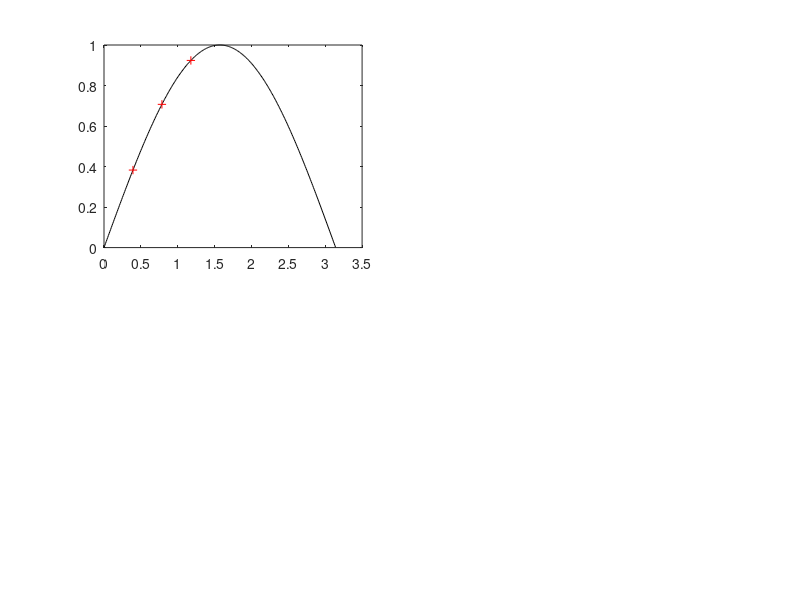

The MATLAB script that drew this image: (Note: this script raises an error after producing the figure.)
%nm540
%to interpolate by Lagrange polynomial and get the derivative
%A ftn 'drvtp.m' to differentiate polynomial must be equipped.
clear, clf
x0=pi/4;  df0=cos(x0);
xx= [0: .01: pi];  yy= sin(xx);
for m=1:3
   if m==1, x= [1:3]*pi/8;
   elseif  m==2, x= [0:4]*pi/8; 
   else   x= [2:6]*pi/16; 
   end
   y=sin(x);
   subplot(220+m)
   plot(xx,yy,'k')
   hold on, plot(x,y,'r+')
   px= lagranp(x,y); %newtonp(x,y); 
   yy1= polyval(px,xx);
   plot(xx,yy1,'b')
   axis([0 pi 0 1.1])
   dfx= polyval(polyder(px), x0); %polyval(drvtp(px), x0);
   yy1= dfx*(xx-x0)+sin(x0); plot(xx,yy1,'k')
   fprintf(' dfx(%6.4f)=%10.6f (error:%10.6f)\n', x0, dfx, dfx-df0);
end
